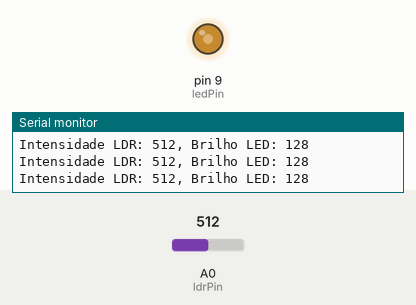
Recording of a sketch running on a simulated Arduino Uno, built with avr-gcc and run on an emulated ATmega328P. Parts: output pins drawn as LEDs (lit = HIGH), the last lines printed to the serial monitor. The inputs (shaded band) are chosen by the test bench; at power-on: A0 (ldrPin) = 512.

Above: at 1.2 s.
1.3 s: A0 (ldrPin) set to 306
At 2.5 s:
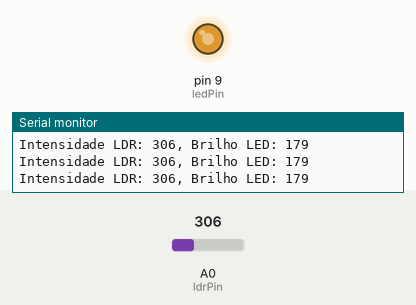
2.8 s: A0 (ldrPin) set to 122
At 4.0 s:
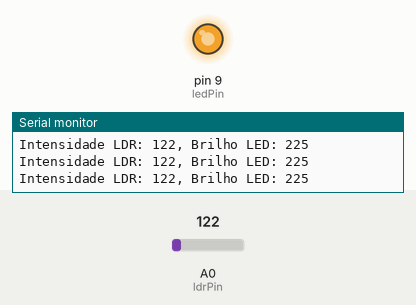
4.3 s: A0 (ldrPin) set to 900
At 5.5 s:
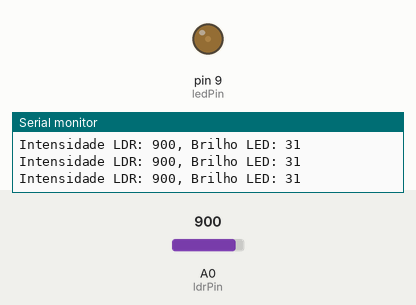
5.8 s: A0 (ldrPin) set to 1023
At 7.0 s:
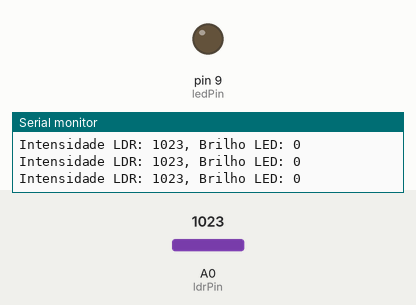
7.3 s: A0 (ldrPin) set to 511
At 8.8 s:
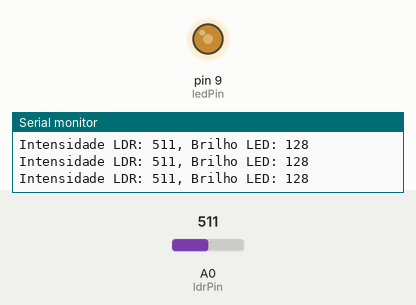
Timing chart, 0 to 10.3 s (numbered marks = the images above; inputs shaded):
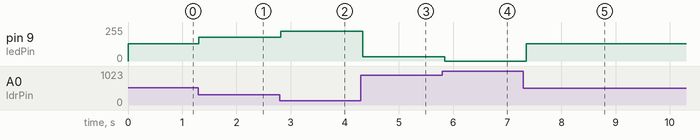

Measured:
- after the input at 1.3 s, pin 9 (ledPin): 128/255 → 179/255 at once
- after the input at 2.8 s, pin 9 (ledPin): 179/255 → 225/255 at once
- after the input at 4.3 s, pin 9 (ledPin): 225/255 → 31/255 at once
- after the input at 5.8 s, pin 9 (ledPin): 31/255 → 0/255 at once
- after the input at 7.3 s, pin 9 (ledPin): 0/255 → 128/255 after 0.05 s

The sketch:

ldr.ino
```cpp
int ldrPin = A0; // Pino conectado ao LDR
int ledPin = 9;  // Pino PWM do LED
int valorLdr;    // Para armazenar a leitura do LDR

void setup() {
  pinMode(ledPin, OUTPUT);
  Serial.begin(9600);
}

void loop() {
  valorLdr = analogRead(ldrPin);         // Lê o valor do LDR
  int brilhoLed = map(valorLdr, 0, 1023, 255, 0); // Mapeia o valor para brilho do LED
  analogWrite(ledPin, brilhoLed);        // Ajusta o brilho do LED

  // Opcional: Imprimir o valor no Serial Monitor
  Serial.print("Intensidade LDR: ");
  Serial.print(valorLdr);
  Serial.print(", Brilho LED: ");
  Serial.println(brilhoLed);

  delay(100); // Pequeno atraso para estabilidade
}
```
